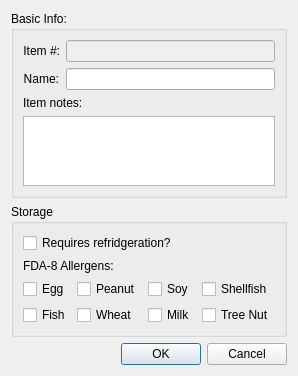
<?xml version="1.0" encoding="UTF-8"?>
<ui version="4.0">
 <class>Dialog</class>
 <widget class="QDialog" name="Dialog">
  <property name="geometry">
   <rect>
    <x>0</x>
    <y>0</y>
    <width>271</width>
    <height>347</height>
   </rect>
  </property>
  <property name="windowTitle">
   <string>Dialog</string>
  </property>
  <layout class="QGridLayout" name="gridLayout">
   <item row="0" column="0">
    <widget class="QGroupBox" name="groupBox_6">
     <property name="title">
      <string>Basic Info:</string>
     </property>
     <layout class="QFormLayout" name="formLayout">
      <item row="0" column="0">
       <widget class="QLabel" name="label">
        <property name="text">
         <string>Item #:</string>
        </property>
        <property name="alignment">
         <set>Qt::AlignRight|Qt::AlignTrailing|Qt::AlignVCenter</set>
        </property>
       </widget>
      </item>
      <item row="0" column="1">
       <widget class="QLineEdit" name="is_item_numberLE">
        <property name="enabled">
         <bool>false</bool>
        </property>
        <property name="inputMethodHints">
         <set>Qt::ImhNone</set>
        </property>
       </widget>
      </item>
      <item row="1" column="0">
       <widget class="QLabel" name="label_2">
        <property name="text">
         <string>Name:</string>
        </property>
        <property name="alignment">
         <set>Qt::AlignRight|Qt::AlignTrailing|Qt::AlignVCenter</set>
        </property>
       </widget>
      </item>
      <item row="1" column="1">
       <widget class="QLineEdit" name="is_item_nameLE"/>
      </item>
      <item row="2" column="0" colspan="2">
       <widget class="QLabel" name="label_4">
        <property name="text">
         <string>Item notes:</string>
        </property>
       </widget>
      </item>
      <item row="3" column="0" colspan="2">
       <widget class="QPlainTextEdit" name="is_item_notePT"/>
      </item>
     </layout>
    </widget>
   </item>
   <item row="1" column="0">
    <widget class="QGroupBox" name="groupBox">
     <property name="title">
      <string>Storage</string>
     </property>
     <layout class="QFormLayout" name="formLayout_2">
      <item row="0" column="0">
       <widget class="QCheckBox" name="is_fridgeCB">
        <property name="layoutDirection">
         <enum>Qt::LeftToRight</enum>
        </property>
        <property name="text">
         <string>Requires refridgeration?</string>
        </property>
       </widget>
      </item>
      <item row="1" column="0">
       <layout class="QVBoxLayout" name="verticalLayout_7">
        <item>
         <widget class="QLabel" name="label_3">
          <property name="text">
           <string>FDA-8 Allergens:</string>
          </property>
         </widget>
        </item>
        <item>
         <layout class="QGridLayout" name="gridLayout_3">
          <item row="0" column="0">
           <widget class="QCheckBox" name="is_eggCB">
            <property name="text">
             <string>Egg</string>
            </property>
           </widget>
          </item>
          <item row="0" column="1">
           <widget class="QCheckBox" name="is_peanutCB">
            <property name="text">
             <string>Peanut</string>
            </property>
           </widget>
          </item>
          <item row="0" column="2">
           <widget class="QCheckBox" name="is_soyCB">
            <property name="text">
             <string>Soy</string>
            </property>
           </widget>
          </item>
          <item row="0" column="3">
           <widget class="QCheckBox" name="is_shellfishCB">
            <property name="text">
             <string>Shellfish</string>
            </property>
           </widget>
          </item>
          <item row="1" column="0">
           <widget class="QCheckBox" name="is_fishCB">
            <property name="text">
             <string>Fish</string>
            </property>
           </widget>
          </item>
          <item row="1" column="1">
           <widget class="QCheckBox" name="is_wheatCB">
            <property name="text">
             <string>Wheat</string>
            </property>
           </widget>
          </item>
          <item row="1" column="2">
           <widget class="QCheckBox" name="is_milkCB">
            <property name="text">
             <string>Milk</string>
            </property>
           </widget>
          </item>
          <item row="1" column="3">
           <widget class="QCheckBox" name="is_treenutCB">
            <property name="text">
             <string>Tree Nut</string>
            </property>
           </widget>
          </item>
         </layout>
        </item>
       </layout>
      </item>
     </layout>
    </widget>
   </item>
   <item row="2" column="0">
    <widget class="QDialogButtonBox" name="acceptB">
     <property name="orientation">
      <enum>Qt::Horizontal</enum>
     </property>
     <property name="standardButtons">
      <set>QDialogButtonBox::Cancel|QDialogButtonBox::Ok</set>
     </property>
    </widget>
   </item>
  </layout>
 </widget>
 <tabstops>
  <tabstop>is_item_numberLE</tabstop>
  <tabstop>is_item_nameLE</tabstop>
  <tabstop>is_item_notePT</tabstop>
  <tabstop>is_fridgeCB</tabstop>
  <tabstop>is_eggCB</tabstop>
  <tabstop>is_peanutCB</tabstop>
  <tabstop>is_soyCB</tabstop>
  <tabstop>is_shellfishCB</tabstop>
  <tabstop>is_fishCB</tabstop>
  <tabstop>is_wheatCB</tabstop>
  <tabstop>is_milkCB</tabstop>
  <tabstop>is_treenutCB</tabstop>
 </tabstops>
 <resources/>
 <connections>
  <connection>
   <sender>acceptB</sender>
   <signal>accepted()</signal>
   <receiver>Dialog</receiver>
   <slot>accept()</slot>
   <hints>
    <hint type="sourcelabel">
     <x>248</x>
     <y>254</y>
    </hint>
    <hint type="destinationlabel">
     <x>157</x>
     <y>274</y>
    </hint>
   </hints>
  </connection>
  <connection>
   <sender>acceptB</sender>
   <signal>rejected()</signal>
   <receiver>Dialog</receiver>
   <slot>reject()</slot>
   <hints>
    <hint type="sourcelabel">
     <x>316</x>
     <y>260</y>
    </hint>
    <hint type="destinationlabel">
     <x>286</x>
     <y>274</y>
    </hint>
   </hints>
  </connection>
 </connections>
</ui>
